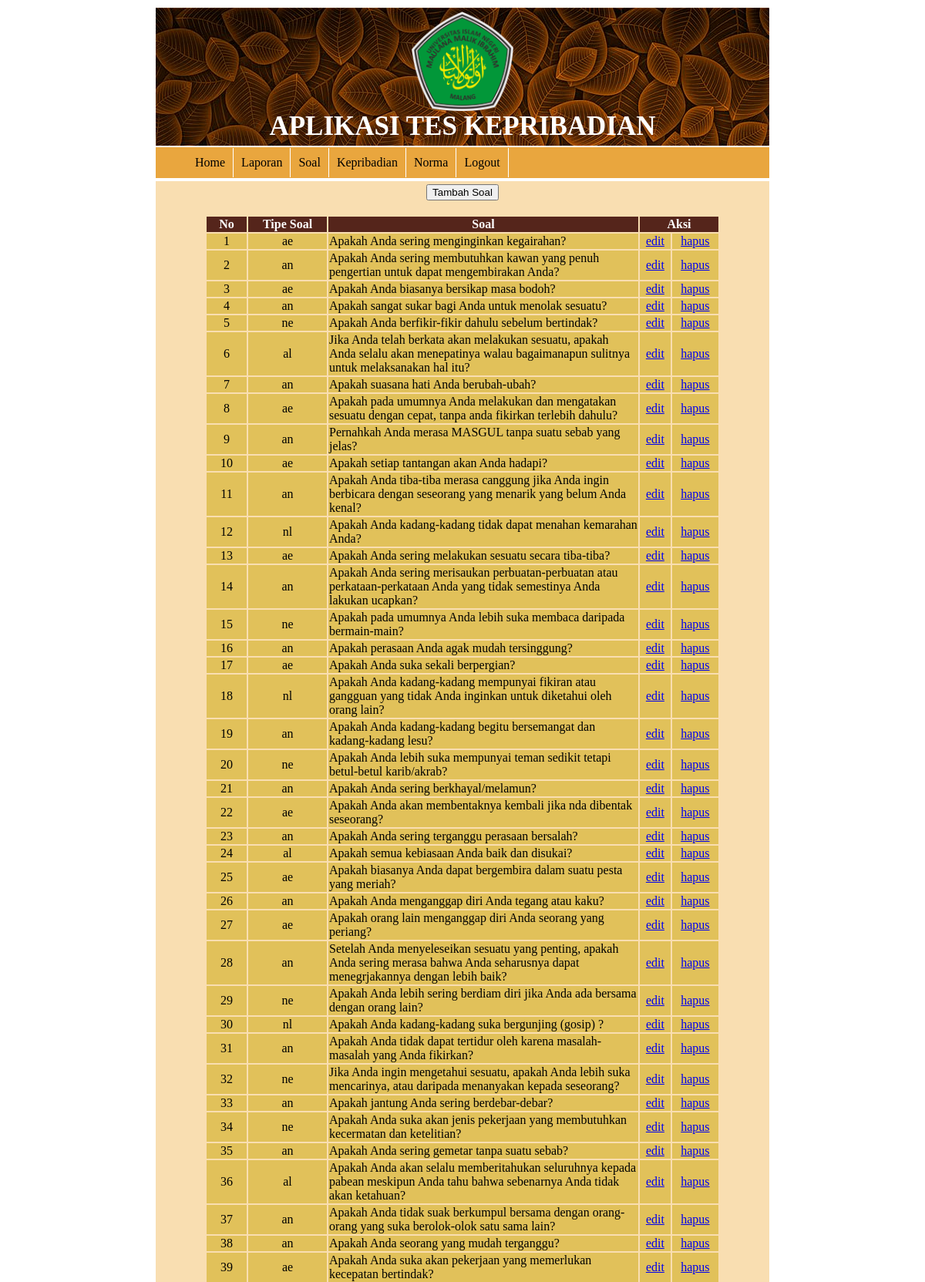
/admin/admin.php?page=soal (signed in, upper part), run on the app's committed database.
### tables this page shows
CREATE TABLE IF NOT EXISTS `soal` (
  `id_soal` int(11) NOT NULL AUTO_INCREMENT,
  `tipesoal` varchar(5) NOT NULL,
  `soal` varchar(1000) NOT NULL,
  PRIMARY KEY (`id_soal`)
);

### admin/tampilsoal.php (the view, shortened to what this page needs)
<?php
echo"
<form method='post' enctype='multipart/form-data' action='admin.php?page=tambahsoal'>
	<table align='center'>
		<tr>
			<td>
				<input type='submit' name='Submit' value='Tambah Soal'>
			</td>
		</tr>
	</table>
</form>
<table align='center'>
	<tr class='judulform' align='center'>
		<td width='50'><strong>No</strong></td>
		<td width='100'><strong>Tipe Soal</strong></td>
		<td width='400'><strong>Soal</strong></td>
		<td width='100' colspan='2'><strong>Aksi</strong></td>
		</tr>";
$query="select * from soal";
$eksekusi=mysql_query($query);
$no=1;
while($data=mysql_fetch_array($eksekusi)){
echo"
<tr bgcolor='#E1C15A'>
	<td align='center'>".($no++)."</td>
	<td align='center'>$data[tipesoal]</td>
	<td>$data[soal]</td>
	<td align='center'>";
		?>
			<a href="admin.php?page=editsoal&id=<?=$data['id_soal']?>">edit</a>
		<?
echo"
	</td>
	<td align='center'>";
		?>
			<a href="admin.php?page=hapussoal&id=<?=$data['id_soal']?>" onclick="return confirm('Anda yakin ingin hapus?');">hapus</a>
		<?
echo"
	</td>
</tr>";
}
echo"
</table>";
?>

### admin/style.css (style rules this page uses)
.judulform { background-color:#55251B; padding:1px; height:1px; color:white; }

### data on the page
soal: tipesoal "ae", soal "Apakah Anda sering menginginkan kegairahan?"
soal: tipesoal "an", soal "Apakah Anda sering membutuhkan kawan yang penuh pengertian untuk dapat mengembirakan Anda?"
soal: tipesoal "ae", soal "Apakah Anda biasanya bersikap masa bodoh?"
soal: tipesoal "an", soal "Apakah sangat sukar bagi Anda untuk menolak sesuatu?"
soal: tipesoal "ne", soal "Apakah Anda berfikir-fikir dahulu sebelum bertindak?"
soal: tipesoal "al", soal "Jika Anda telah berkata akan melakukan sesuatu, apakah Anda selalu akan menepatinya walau bagaimanapun sulitnya untuk melaksanakan hal itu?"
soal: tipesoal "an", soal "Apakah suasana hati Anda berubah-ubah?"
soal: tipesoal "ae", soal "Apakah pada umumnya Anda melakukan dan mengatakan sesuatu dengan cepat, tanpa anda fikirkan terlebih dahulu?"
soal: tipesoal "an", soal "Pernahkah Anda merasa MASGUL tanpa suatu sebab yang jelas?"
soal: tipesoal "ae", soal "Apakah setiap tantangan akan Anda hadapi?"
soal: tipesoal "an", soal "Apakah Anda tiba-tiba merasa canggung jika Anda ingin berbicara dengan seseorang yang menarik yang belum Anda kenal?"
soal: tipesoal "nl", soal "Apakah Anda kadang-kadang tidak dapat menahan kemarahan Anda?"
soal: tipesoal "ae", soal "Apakah Anda sering melakukan sesuatu secara tiba-tiba?"
soal: tipesoal "an", soal "Apakah Anda sering merisaukan perbuatan-perbuatan atau perkataan-perkataan Anda yang tidak semestinya Anda lakukan ucapkan?"
soal: tipesoal "ne", soal "Apakah pada umumnya Anda lebih suka membaca daripada bermain-main?"
soal: tipesoal "an", soal "Apakah perasaan Anda agak mudah tersinggung?"
soal: tipesoal "ae", soal "Apakah Anda suka sekali berpergian?"
soal: tipesoal "nl", soal "Apakah Anda kadang-kadang mempunyai fikiran atau gangguan yang tidak Anda inginkan untuk diketahui oleh orang lain?"
soal: tipesoal "an", soal "Apakah Anda kadang-kadang begitu bersemangat dan kadang-kadang lesu?"
soal: tipesoal "ne", soal "Apakah Anda lebih suka mempunyai teman sedikit tetapi betul-betul karib/akrab?"
soal: tipesoal "an", soal "Apakah Anda sering berkhayal/melamun?"
soal: tipesoal "ae", soal "Apakah Anda akan membentaknya kembali jika nda dibentak seseorang?"
soal: tipesoal "an", soal "Apakah Anda sering terganggu perasaan bersalah?"
soal: tipesoal "al", soal "Apakah semua kebiasaan Anda baik dan disukai?"
soal: tipesoal "ae", soal "Apakah biasanya Anda dapat bergembira dalam suatu pesta yang meriah?"
soal: tipesoal "an", soal "Apakah Anda menganggap diri Anda tegang atau kaku?"
soal: tipesoal "ae", soal "Apakah orang lain menganggap diri Anda seorang yang periang?"
soal: tipesoal "an", soal "Setelah Anda menyeleseikan sesuatu yang penting, apakah Anda sering merasa bahwa Anda seharusnya dapat menegrjakannya dengan lebih baik?"
soal: tipesoal "ne", soal "Apakah Anda lebih sering berdiam diri jika Anda ada bersama dengan orang lain?"
soal: tipesoal "nl", soal "Apakah Anda kadang-kadang suka bergunjing (gosip) ?"
soal: tipesoal "an", soal "Apakah Anda tidak dapat tertidur oleh karena masalah-masalah yang Anda fikirkan?"
soal: tipesoal "ne", soal "Jika Anda ingin mengetahui sesuatu, apakah Anda lebih suka mencarinya, atau daripada menanyakan kepada seseorang?"
soal: tipesoal "an", soal "Apakah jantung Anda sering berdebar-debar?"
soal: tipesoal "ne", soal "Apakah Anda suka akan jenis pekerjaan yang membutuhkan kecermatan dan ketelitian?"
soal: tipesoal "an", soal "Apakah Anda sering gemetar tanpa suatu sebab?"
soal: tipesoal "al", soal "Apakah Anda akan selalu memberitahukan seluruhnya kepada pabean meskipun Anda tahu bahwa sebenarnya Anda tidak akan ketahuan?"
soal: tipesoal "an", soal "Apakah Anda tidak suak berkumpul bersama dengan orang-orang yang suka berolok-olok satu sama lain?"
soal: tipesoal "an", soal "Apakah Anda seorang yang mudah terganggu?"
soal: tipesoal "ae", soal "Apakah Anda suka akan pekerjaan yang memerlukan kecepatan bertindak?"
